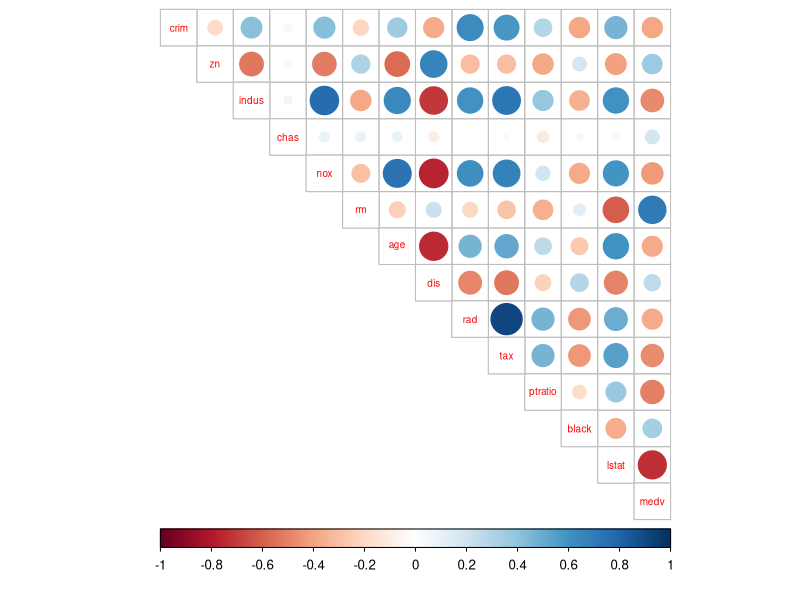
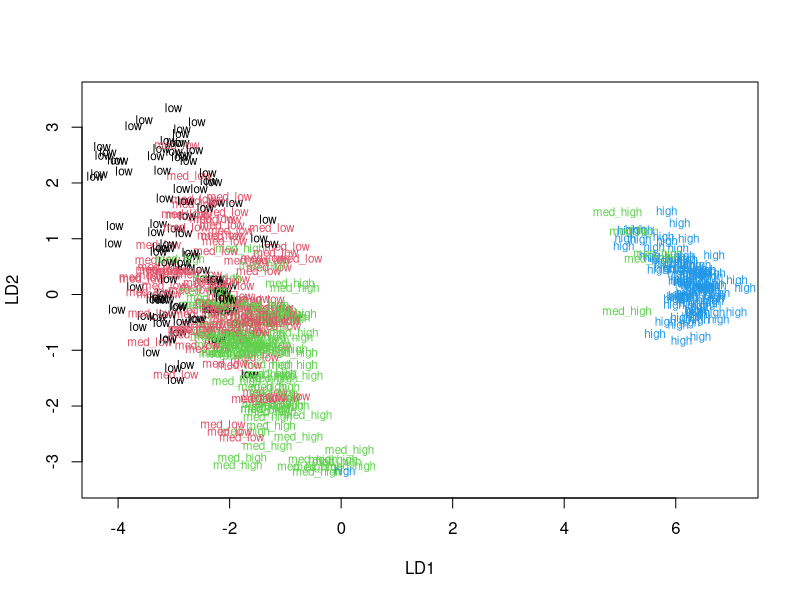
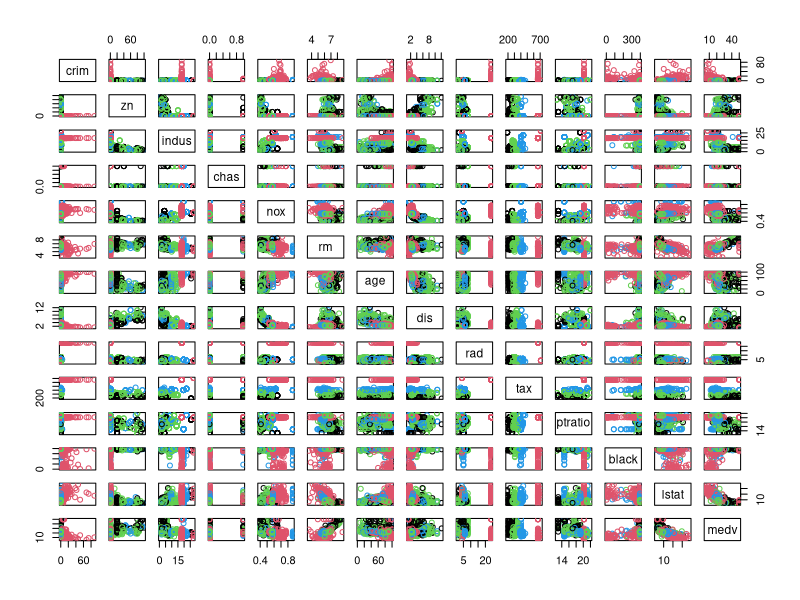
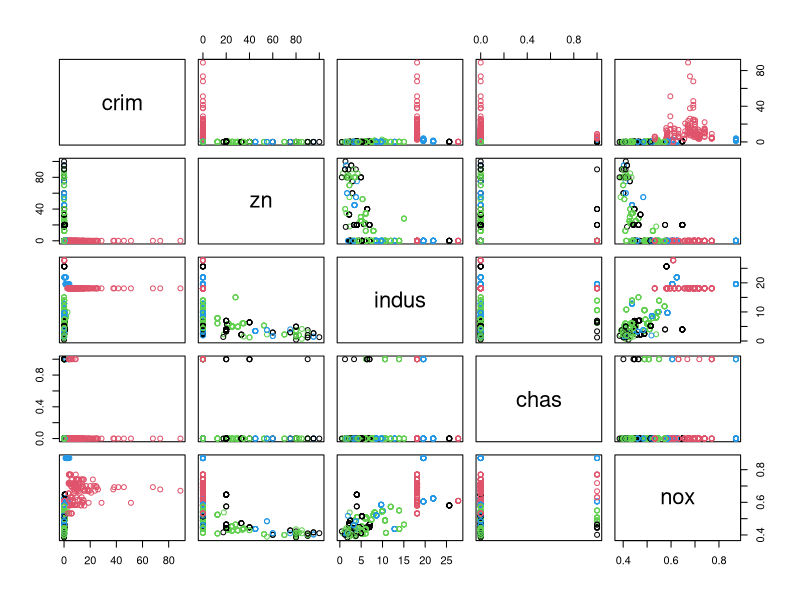
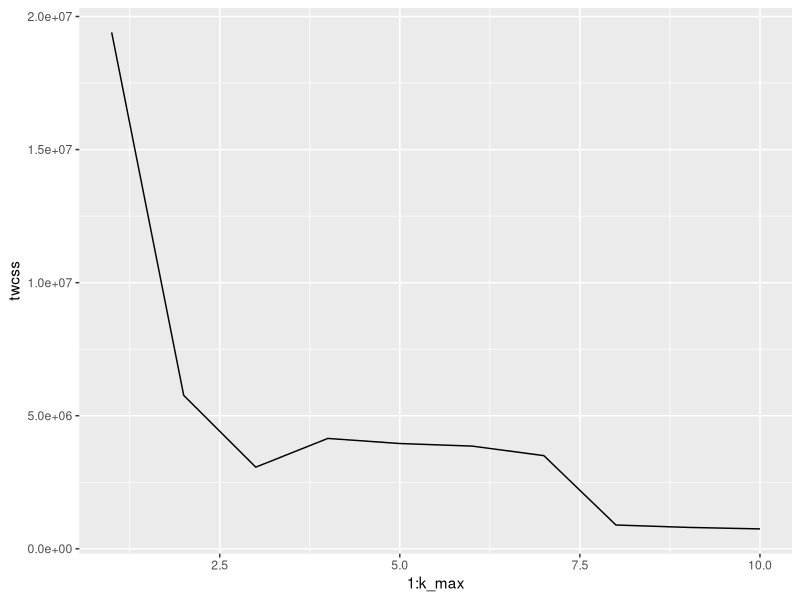
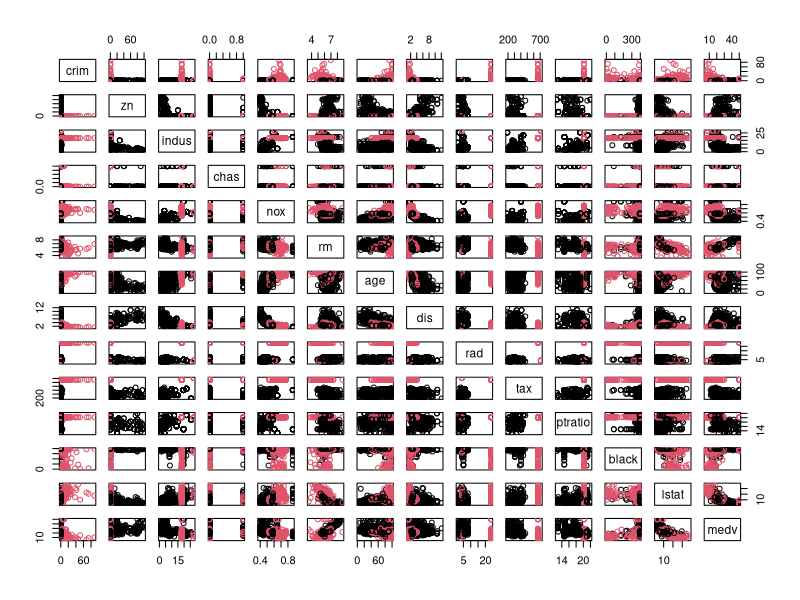
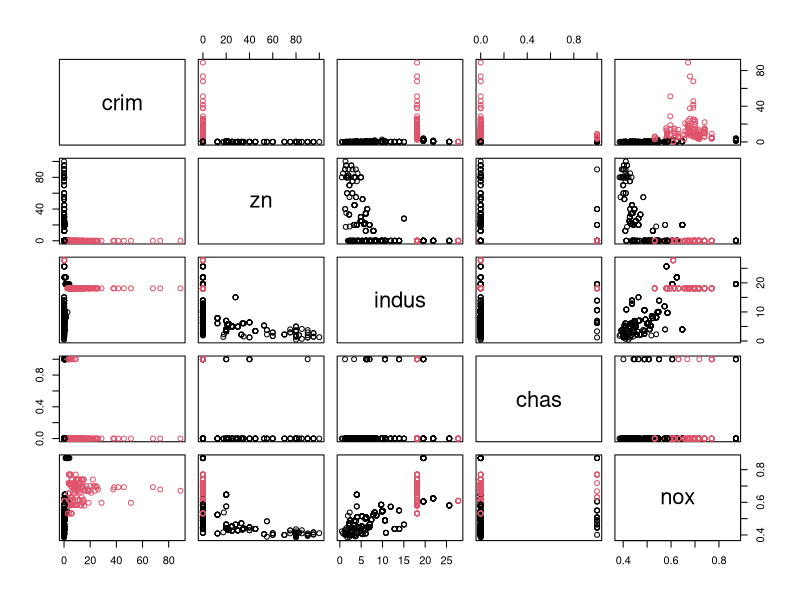

Recreate these plots in R, in order.
## ---- chunk 1
library(MASS)
data(Boston) # loading the Boston data
dim(Boston) # exploring the dimensions of the data
## ---- chunk 2
str(Boston) # exploring the structure of the data
## ---- chunk 3
library(corrplot)
library(tidyverse)
cor_matrix<-cor(Boston) %>% round(2)
cor_matrix
corrplot(cor_matrix, method="circle", type = "upper", cl.pos = "b", tl.pos = "d", tl.cex = 0.6)
## ---- chunk 4
summary(Boston)
## ---- chunk 5
boston_scaled <- scale(Boston) # standardizing the data set
summary(boston_scaled) # summary of the scaled data
## ---- chunk 6
boston_scaled <- as.data.frame(boston_scaled)
bins <- quantile(boston_scaled$crim)
crime <- cut(boston_scaled$crim, breaks = bins, include.lowest = TRUE, label = c("low","med_low","med_high","high")) # creating a categorical variable crime with 4 categories (low, med_low, med_high and high)

boston_scaled <- dplyr::select(boston_scaled, -crim) # dropping the old 'crim' variable from the scaled data
boston_scaled <- data.frame(boston_scaled, crime) # adding the new categorical value to scaled data

n <- nrow(boston_scaled)
n # number of rows is 506
ind <- sample(n,  size = n * 0.8) # choosing randomly 80% of the rows
train <- boston_scaled[ind,] # creating the train set
test <- boston_scaled[-ind,] # creating the test set
## ---- chunk 7
library(MASS)
lda.fit <- lda(formula = crime ~., data = train) # fitting the LDA, the categorical crime rate as the target variable and all the other variables in the dataset as predictor values
classes <- as.numeric(train$crime)
plot(lda.fit, dimen = 2, col = classes)
## ---- chunk 8
crime_categories <- test$crime # saving the crime categories from the test set
test <- dplyr::select(test, -crime) # taking the 'crime' variable away from the test set
lda.pred <- predict(lda.fit, newdata = test) # predicting the classes with the LDA model on the test data
table(correct = crime_categories, predicted = lda.pred$class) # cross tabulating the results of prediction with the crime categories from the test set
## ---- chunk 9
library(MASS)
data(Boston) # reloading the Boston data set
boston_scaled <- scale(Boston) # standardizing the data set
dist_eu <- dist(boston_scaled) # calculating the distances between the observations
summary(dist_eu)
## ---- chunk 10
km <-kmeans(Boston, centers = 4) # running the k-means algorithm on the dataset, 4 was chosen to be the number of clusters
pairs(Boston, col = km$cluster)
## ---- chunk 11
pairs(Boston[1:5], col = km$cluster)
## ---- chunk 12
set.seed(123)
k_max <- 10 # determining the maximum number of clusters
twcss <- sapply(1:k_max, function(k){kmeans(Boston, k)$tot.withinss}) # calculating the total within sum of squares
qplot(x = 1:k_max, y = twcss, geom = 'line') # visualizing the results
## ---- chunk 13
km <-kmeans(Boston, centers = 2)
pairs(Boston, col = km$cluster)
pairs(Boston[1:5], col = km$cluster)
